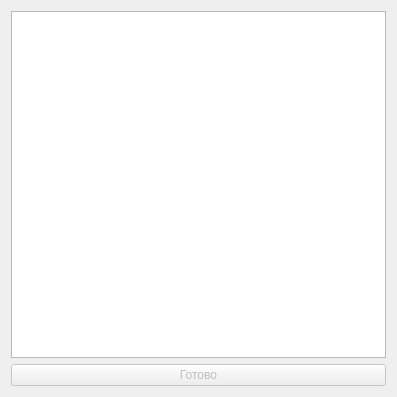
<?xml version="1.0" encoding="UTF-8"?>
<ui version="4.0">
 <class>DialogLog</class>
 <widget class="QDialog" name="DialogLog">
  <property name="geometry">
   <rect>
    <x>0</x>
    <y>0</y>
    <width>397</width>
    <height>397</height>
   </rect>
  </property>
  <property name="minimumSize">
   <size>
    <width>397</width>
    <height>397</height>
   </size>
  </property>
  <property name="windowTitle">
   <string notr="true">Лог загрузки</string>
  </property>
  <layout class="QHBoxLayout" name="horizontalLayout">
   <item>
    <layout class="QVBoxLayout" name="verticalLayout">
     <item>
      <layout class="QHBoxLayout" name="horizontalLayout_2">
       <item>
        <widget class="QTextBrowser" name="textBrowser">
         <property name="html">
          <string>&lt;!DOCTYPE HTML PUBLIC &quot;-//W3C//DTD HTML 4.0//EN&quot; &quot;http://www.w3.org/TR/REC-html40/strict.dtd&quot;&gt;
&lt;html&gt;&lt;head&gt;&lt;meta name=&quot;qrichtext&quot; content=&quot;1&quot; /&gt;&lt;style type=&quot;text/css&quot;&gt;
p, li { white-space: pre-wrap; }
&lt;/style&gt;&lt;/head&gt;&lt;body style=&quot; font-family:'MS Shell Dlg 2'; font-size:8.25pt; font-weight:400; font-style:normal;&quot;&gt;
&lt;p style=&quot;-qt-paragraph-type:empty; margin-top:0px; margin-bottom:0px; margin-left:0px; margin-right:0px; -qt-block-indent:0; text-indent:0px;&quot;&gt;&lt;br /&gt;&lt;/p&gt;&lt;/body&gt;&lt;/html&gt;</string>
         </property>
        </widget>
       </item>
      </layout>
     </item>
     <item>
      <widget class="QPushButton" name="pushButton">
       <property name="enabled">
        <bool>false</bool>
       </property>
       <property name="text">
        <string>Готово</string>
       </property>
      </widget>
     </item>
    </layout>
   </item>
  </layout>
  <zorder>horizontalLayoutWidget</zorder>
  <zorder>horizontalLayoutWidget</zorder>
  <zorder>plainTextEdit</zorder>
 </widget>
 <resources/>
 <connections/>
</ui>
